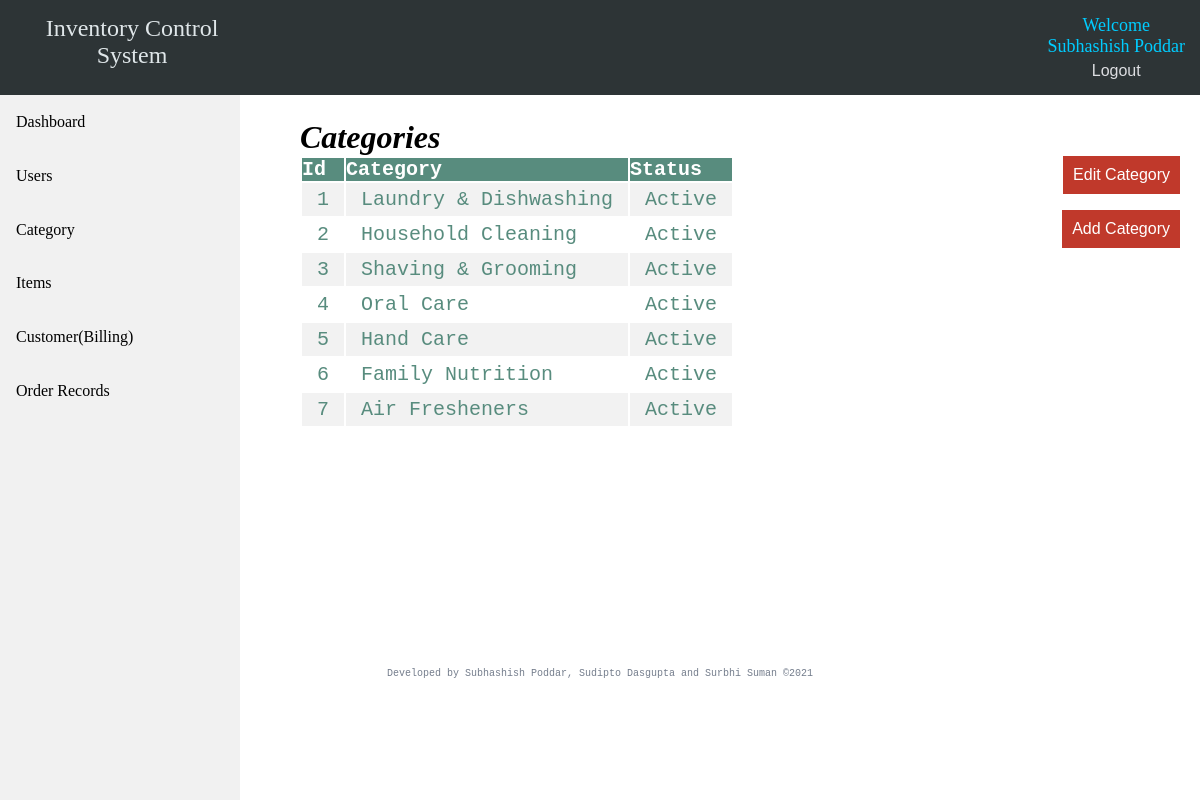
/category/index.php (signed in), run on the app's committed database.
### tables this page shows
CREATE TABLE `category` (
  `id` int(11) NOT NULL,
  `name` varchar(255) NOT NULL,
  `status` int(11) NOT NULL
);

### category/index.php (the view, shortened to what this page needs)
<?php
require_once "../admin/admin_panel.php";
?>
<!DOCTYPE html>
<head>
</head>
<body>
    <div class="bodystart">
        <h1><i>Categories</i></h1>
        <div class="buton">
            <button class="addcategory" type="button" onclick="window.location.href='editcategory.php'">Edit
                Category</button><br><br><br>
            <button class="addcategory" type="button" onclick="window.location.href='add_category.php'">Add
                Category</button>
        </div>
        <table>
            <tr>
                <th>Id</th>
                <th>Category</th>
                <th>Status</th>
            </tr>
            <?php
$sql = "SELECT * FROM category";
$result = $db_conn->query($sql);
if ($result->num_rows > 0) {
    while ($row = $result->fetch_assoc()) {
        if ($row["status"] == 1) {
            $catstat = "Active";
        } else {
            $catstat = "Disabled";
        }
        echo "<tr><td>" . $row["id"] . "</td><td>" . $row["name"] . "</td><td>" . $catstat . "</td></tr>";
    }
    echo "</table>";
} else {echo "0 results";}
?>
    </div>
</body>
<?php
require_once "../include/footer.php";?>
</html>

### css/adminpanel.css (style rules this page uses)
* { margin: 0; padding: 0; border: 0; outline: 0; font-size: 100%; vertical-align: baseline; background: transparent; }
body:not(.bdy) { position: relative; margin: 0; }

### css/admin.css (style rules this page uses)
.bodystart { margin-top: 2%; margin-left: 25%; margin-right: 5%; }
h1 { font-size: xx-large; }
table { border-collapse: separate; border-spacing: 2px 2px; width: auto; color: #588c7e; font-family: "Lucida Console", "Courier New", monospace; font-size: 20px; text-align: left; }
td { padding: 5px 15px; }
th { background-color: #588c7e; color: white; }
tr:nth-child(even) { background-color: #f2f2f2 }
.addcategory { color: #ffffff; padding: 10px; border-radius: 10 px; position: absolute; right: 20px; background-color: #c0392b; cursor: pointer; float: right; }
.buton { float: right; }
button:not(#logot, #su):hover { background-color: #079992; }

### data on the page
category: id "1", name "Laundry & Dishwashing", status "Active"
category: id "2", name "Household Cleaning", status "Active"
category: id "3", name "Shaving & Grooming", status "Active"
category: id "4", name "Oral Care", status "Active"
category: id "5", name "Hand Care", status "Active"
category: id "6", name "Family Nutrition", status "Active"
category: id "7", name "Air Fresheners", status "Active"

### other printed values
$_SESSION['name'] "Subhashish Poddar"
